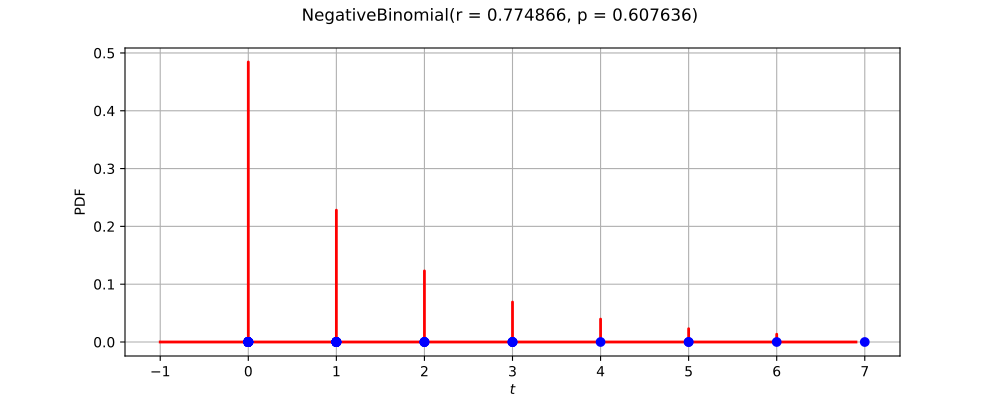

Write Python code to recreate this figure.
import openturns as ot
from matplotlib import pyplot as plt
from openturns.viewer import View
ot.RandomGenerator.SetSeed(0)
factory = ot.NegativeBinomialFactory()
ref = factory.build()
dimension = ref.getDimension()
if dimension <= 2:
    sample = ref.getSample(50)
    distribution = factory.build(sample)
    if dimension == 1:
        distribution.setDescription(['$t$'])
        pdf_graph = distribution.drawPDF(256)
        cloud = ot.Cloud(sample, ot.Sample(sample.getSize(), 1))
        cloud.setColor('blue')
        cloud.setPointStyle('fcircle')
        pdf_graph.add(cloud)
        fig = plt.figure(figsize=(10, 4))
        plt.suptitle(str(distribution))
        pdf_axis = fig.add_subplot(111)
        View(pdf_graph, figure=fig, axes=[pdf_axis], add_legend=False)
    else:
        sample = ref.getSample(500)
        distribution.setDescription(['$t_0$', '$t_1$'])
        pdf_graph = distribution.drawPDF([256]*2)
        cloud = ot.Cloud(sample)
        cloud.setColor('red')
        cloud.setPointStyle('fcircle')
        pdf_graph.add(cloud)
        fig = plt.figure(figsize=(10, 4))
        plt.suptitle(str(distribution))
        pdf_axis = fig.add_subplot(111)
        View(pdf_graph, figure=fig, axes=[pdf_axis], add_legend=False)
